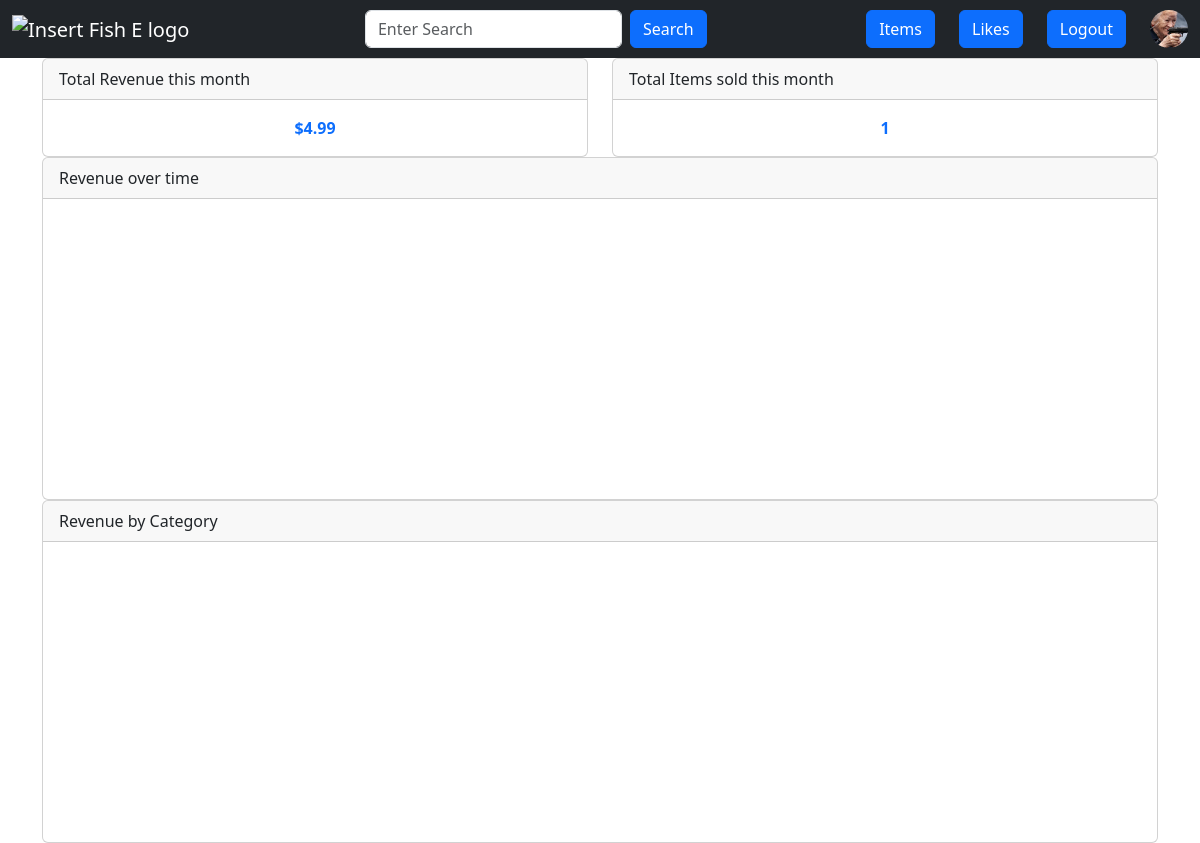
/analytics (signed in), run on an earlier commit of the app's database.
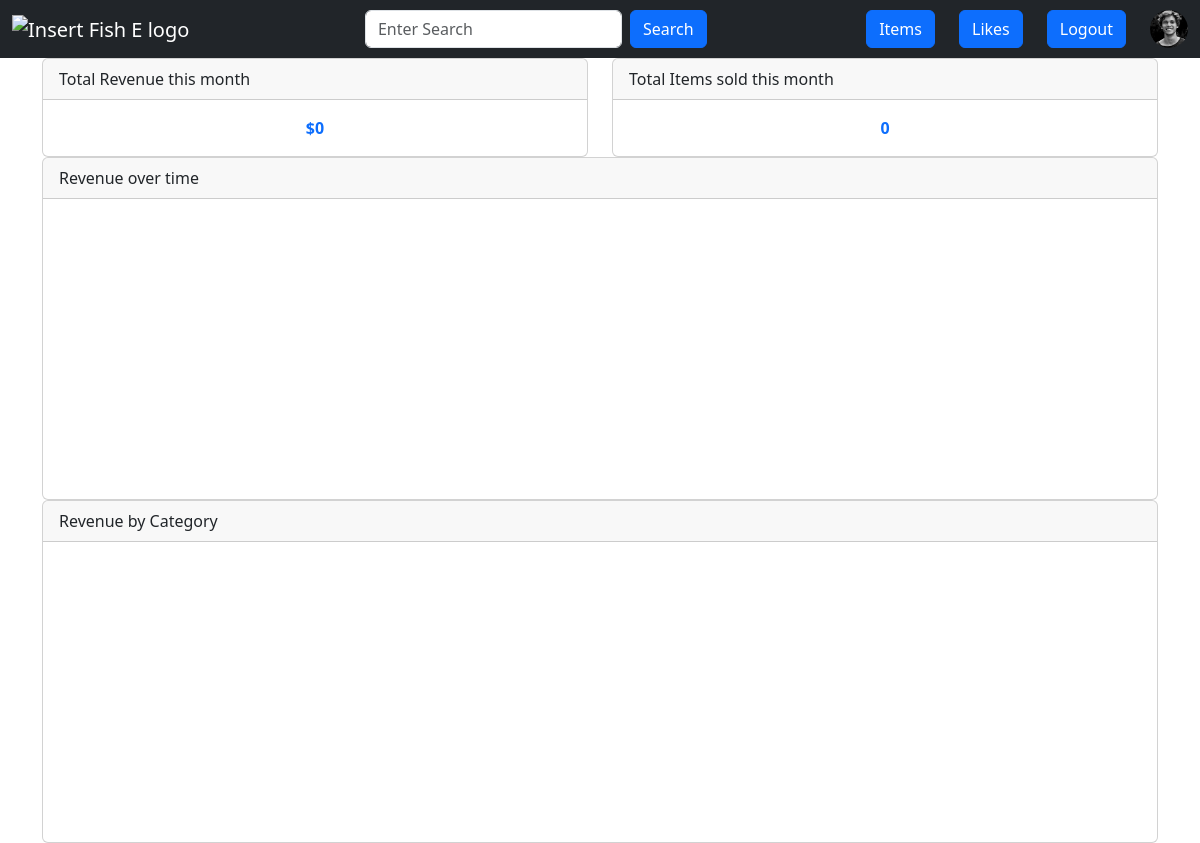
And on a later commit of the database.
### app.py (models this page shows, shortened)
class User(db.Model, UserMixin):
    id = db.Column(db.Integer, primary_key=True)
    username = db.Column(db.String(20), unique=True, nullable=False)
    email = db.Column(db.String(120), unique=True, nullable=False)
    description = db.Column(db.String(500), nullable=True)
    image_file = db.Column(db.String(20), nullable=False, default="default.jpg")
    password = db.Column(db.String(60), nullable=False)
    date_joined = db.Column(db.DateTime, nullable=False, default=datetime.utcnow)
    items = db.relationship("Item", backref="author", lazy=True)
    bought = db.relationship(
        "Transaction", foreign_keys="Transaction.user_id", backref="buyer", lazy=True
    )
    sold = db.relationship(
        "Transaction", foreign_keys="Transaction.vendor_id", backref="seller", lazy=True
    )
    reviews = db.relationship(
        "Review", foreign_keys="Review.user_id", backref="author", lazy=True
    )
    reviewed = db.relationship(
        "Review", foreign_keys="Review.recipient_id", backref="getter", lazy=True
    )
    liked = db.relationship(
        "ItemLike", foreign_keys="ItemLike.user_id", backref="user", lazy=True
    )

### app.py (the view)
@app.route("/analytics")
def render_analytics():
    search_form = SearchForm()
    sold = current_user.sold
    items_sold = [
        Item.query.filter_by(id=transaction.item_id).first() for transaction in sold
    ]
    value_of_transactions = [transaction.value for transaction in sold]
    total_revenue = sum(value_of_transactions)
    total_items = len(value_of_transactions)
    date_of_transactions = [transaction.date_transacted.date() for transaction in sold]
    revenue_over_time_df = pd.DataFrame(
        {"x": date_of_transactions, "y": value_of_transactions}
    )
    ROT_data = [go.Bar(x=revenue_over_time_df["x"], y=revenue_over_time_df["y"])]
    revenue_over_time_plot = json.dumps(ROT_data, cls=PlotlyJSONEncoder)
    CATEGORIES = ["Fish", "Food", "Tank", "Decoration", "Utilties"]
    revenue_by_fish = sum(
        [item.base_price for item in items_sold if item.category == "Fish"]
    )
    revenue_by_food = sum(
        [item.base_price for item in items_sold if item.category == "Food"]
    )
    revenue_by_tank = sum(
        [item.base_price for item in items_sold if item.category == "Tank"]
    )
    revenue_by_decoration = sum(
        [item.base_price for item in items_sold if item.category == "Decoration"]
    )
    revenue_by_utilities = sum(
        [item.base_price for item in items_sold if item.category == "Utilities"]
    )
    list_of_revenue_by_category = [
        revenue_by_fish,
        revenue_by_food,
        revenue_by_tank,
        revenue_by_decoration,
        revenue_by_utilities,
    ]
    revenue_by_category_df = pd.DataFrame(
        {"x": CATEGORIES, "y": list_of_revenue_by_category}
    )
    RBC_data = [go.Bar(x=revenue_by_category_df["x"], y=revenue_by_category_df["y"])]
    revenue_by_category_plot = json.dumps(RBC_data, cls=PlotlyJSONEncoder)
    return render_template(
        "analytics.html",
        search_form=search_form,
        revenue_over_time_plot=revenue_over_time_plot,
        revenue_by_category_plot=revenue_by_category_plot,
        total_revenue=total_revenue,
        total_items=total_items,
    )

### app.py
class SearchForm(FlaskForm):
    search = StringField(
        validators=[DataRequired()], render_kw={"placeholder": "Enter Search"}
    )
    submit = SubmitField("Search")

### app.py (called while the page is built)
@login_manager.user_loader
def load_user(user_id):
    return User.query.get(int(user_id))

### templates/analytics.html (shortened to what this page needs)
{% from 'macros/navbar.html' import navbar %}
{% extends 'base.html' %}
{% block content %}
{{ navbar(search_form, current_user) }}
<div class="container">
    <div class="row">
        <div class="col-md-6">
            <div class="card">
                <div class="card-header">Total Revenue this month</div>
                <div class="card-body text-primary text-center"><strong>${{ total_revenue }}</strong></div>
            </div>
        </div>
        <div class="col-md-6">
            <div class="card">
                <div class="card-header">Total Items sold this month</div>
                <div class="card-body text-primary text-center"><strong>{{ total_items }}</strong></div>
            </div>
        </div>
    </div>
    <div class="row">
        <div class="col-md-12">
            <div class="card">
                <div class="card-header">Revenue over time</div>
                <div class="card-body justify-content-center d-flex p-0" id="revenue-over-time" style="height: 300px">
                </div>
            </div>
        </div>
    </div>
    <div class="row">
        <div class="col-md-12">
            <div class="card">
                <div class="card-header">Revenue by Category</div>
                <div class="card-body justify-content-center d-flex p-0" id="revenue-by-category"
                    style="height: 300px;">
                </div>
            </div>
        </div>
    </div>
</div>
{% endblock content %}

### templates/macros/navbar.html (shortened to what this page needs)
{% macro navbar(form, current_user) %}
<nav class="navbar navbar-expand-lg navbar-dark bg-dark">
    <div class="container-fluid">
        <a class="navbar-brand" href="/home"><img src="" alt="Insert Fish E logo"></a>
        <form class="d-flex" action="/search" method="get">
            {{ form.search(class_="form-control me-2") }}
            {{ form.submit(class_="btn btn-primary") }}
        </form>
        <div class="d-flex row">
            {% if current_user.is_authenticated %}
            <div class="col">
                <a href="/myitems"><button class="btn btn-primary">Items</button></a>
            </div>
            <div class="col">
                <a href="/likes"><button class="btn btn-primary">Likes</button></a>
            </div>
            <div class="col">
                <a href="/logout"><button class="btn btn-primary">Logout</button></a>
            </div>
            <div class="col">
                <a href="/profile/{{ current_user.id }}"><img
                        src="{{ url_for('static', filename='img/profile/' + current_user.image_file) }}" alt="pfp"
                        class="rounded-circle" width="38px"></a>
            </div>
            {% endif %}
        </div>
    </div>
</nav>
{% endmacro %}

What changed in the data, as far as the page shows it:
changed User: image_file: picture removed, a placeholder shows
Also different on the page:
{{ total_revenue }}: "4.99" → "0"
{{ total_items }}: "1" → "0"
